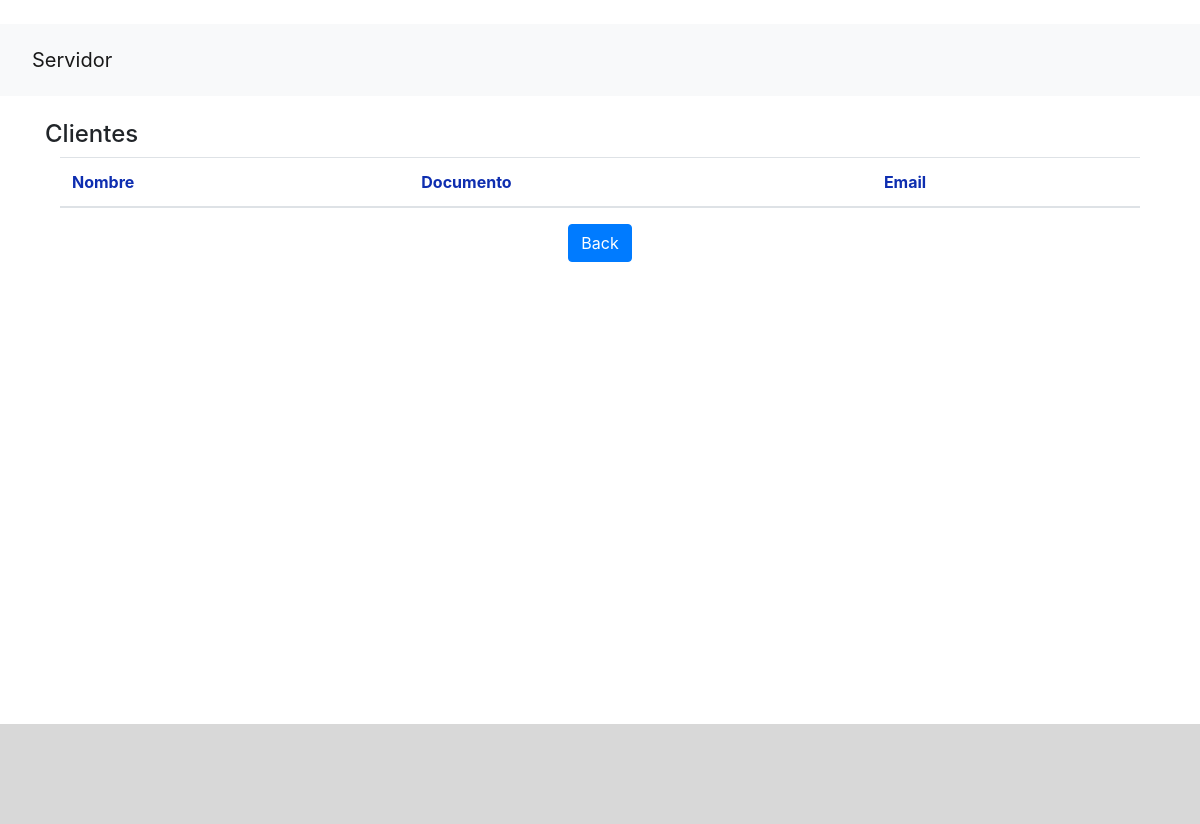
Page /clientes/ on the earlier database version.
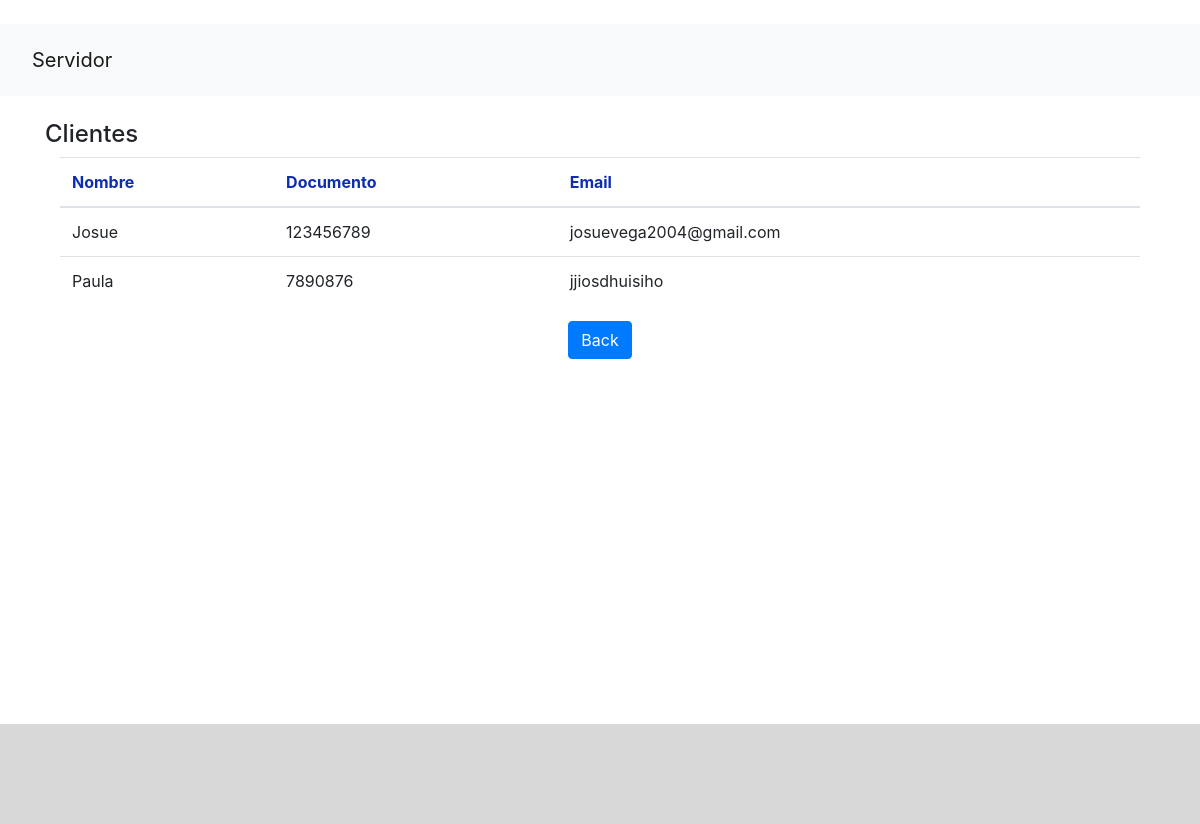
Same page on the later database version.
### cliente/models.py (models this page shows, shortened)
class Cliente(models.Model):
    nombre = models.CharField(max_length=100)
    documento = models.CharField(max_length=14)
    celular =models.CharField(max_length=50)
    email = models.CharField(max_length=40)

### cliente/views.py (the view)
# urls.py: path('clientes/', views.clientes_list, name = 'clientes_list'),
def clientes_list(request):
    clientes = get_clientes()
    context = {
        'clientes_list': clientes
    }
    return render(request, 'Cliente/clientes.html', context)

### cliente/logic/cliente_logic.py (called while the page is built)
def get_clientes():
    queryset = Cliente.objects.all()
    return (queryset)

### cliente/templates/Cliente/clientes.html
{% extends 'base.html' %}
{% block content %}
<div class="content">
    <div class="">
        <div class="page-header-title">
            <h4 class="page-title">Clientes</h4>
        </div>
    </div>
    <div class="page-content-wrapper">
        <div class="container">
            <div class="panel panel-default">
                <div class="panel-body">
                    <table class="table table-hover">
                        <thead>
                        <tr style="color:#0E2EB0">
                            <th>Nombre</th>
                            <th>Documento</th>
                            <th>Email</th>
                        </tr>
                        </thead>
                        <tbody>
                        {% for cliente in clientes_list %}
                        <tr>
                            <td>{{ cliente.nombre }}</td>
                            <td>{{ cliente.documento }}</td>
                            <td>{{ cliente.email }}</td>
                        </tr>
                        {% endfor %}
                        </tbody>
                    </table>
                    <div style="text-align:center;">
                        <button type="button" class="btn btn-primary waves-effect waves-light"
                                onClick=" window.location.href='/index' ">
                            Back
                        </button>
                    </div>
                </div>
            </div>
        </div>
    </div>
</div>
{% endblock %}

### servidor/templates/base.html (shortened to what this page needs)
<!DOCTYPE html>
<html>
    <head>
        <link rel="stylesheet" href="https://stackpath.bootstrapcdn.com/bootstrap/4.1.3/css/bootstrap.min.css">
    </head>
    <body>
        <br>
        <nav class="navbar navbar-expand-lg navbar-light bg-light">
            <nav class="navbar navbar-light bg-light">
                <a class="navbar-brand" href="/">
                    Servidor
                </a>
            </nav>
        </nav>
        <main>
          <div class="container" style="min-height: 580px;">
          {% block content %}
          {% endblock %}
          </div>
        </main>
    </body>
        <footer style="background-color: #D8D8D8; position: relative; bottom: 0; width: 100%; height: 100px;">
            <div style="padding: 30px">
            </div>
            <br>
        </footer>
</html>

Differences in the rows shown:
added Cliente: nombre "Josue", documento "123456789", email "josuevega2004@gmail.com"
added Cliente: nombre "Paula", documento "7890876", email "jjiosdhuisiho"
